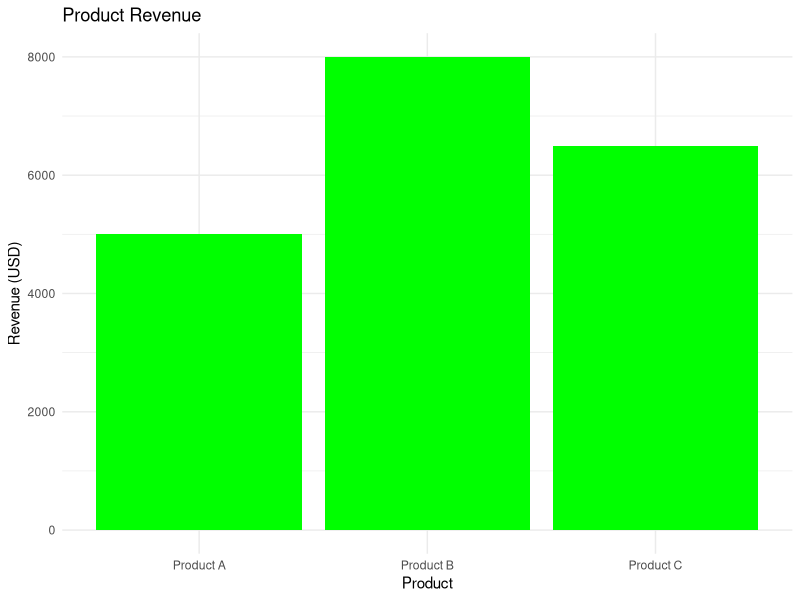
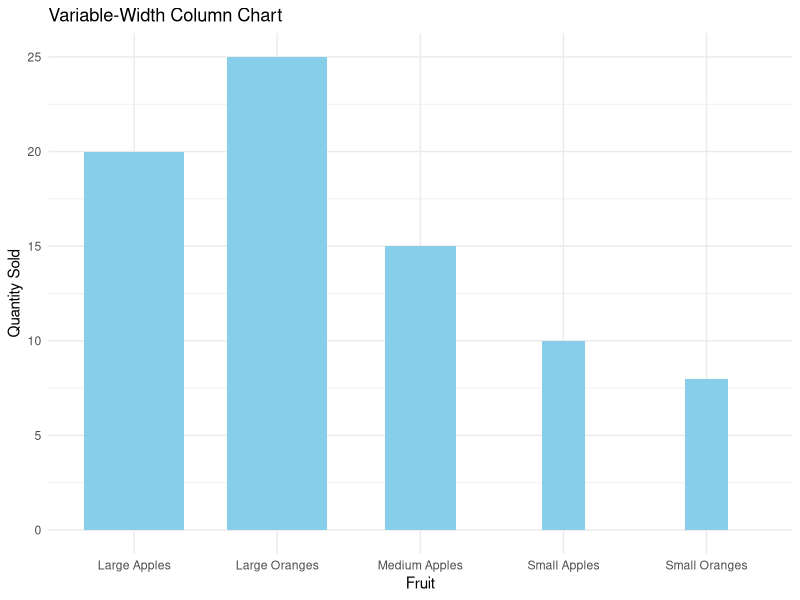
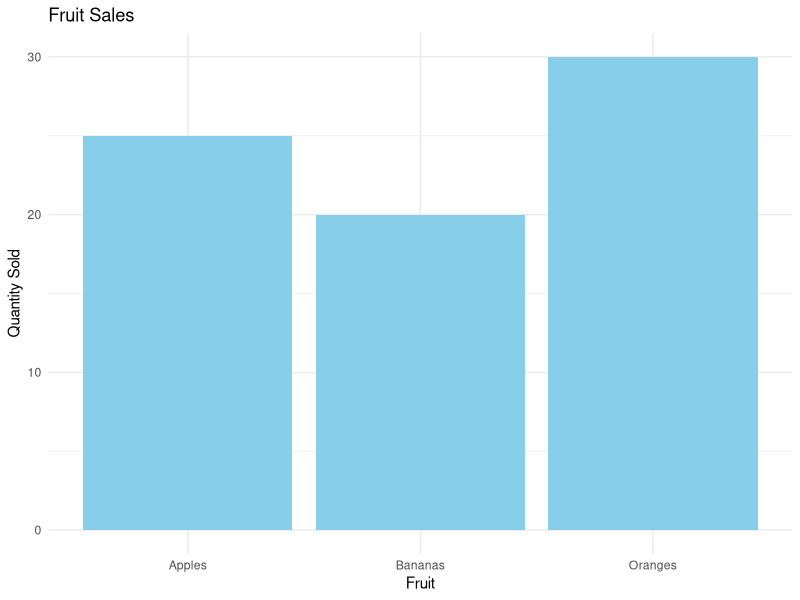
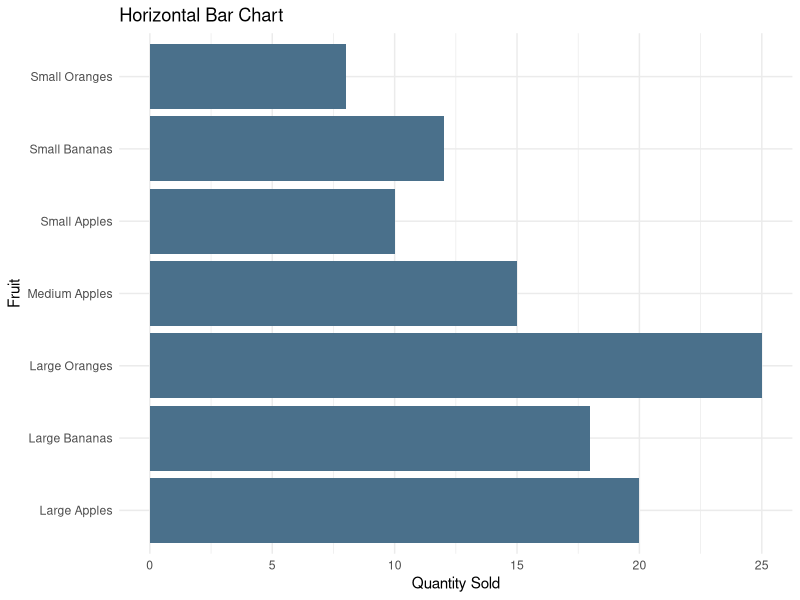

The R source for these figures, in order:
## ---- chunk 1
library(ggplot2)
products <- c("Product A", "Product B", "Product C")
revenue <- c(5000, 8000, 6500)
product_data <- data.frame(Product = products, Revenue = revenue)

# Create a column chart
ggplot(product_data, aes(x = Product, y = Revenue)) +
  geom_col(fill = "green") +
  labs(title = "Product Revenue", x = "Product", y = "Revenue (USD)") +
  theme_minimal()

## ---- chunk 2

sales_data <- data.frame(
  Fruit = c("Small Apples", "Medium Apples", "Large Apples", "Small Oranges", "Large Oranges"),
  Quantity = c(10, 15, 20, 8, 25),
  Width = c(0.3, 0.5, 0.7, 0.3, 0.7)  # Specify the widths for each bar
)

variable_width_chart <- ggplot(sales_data, aes(x = Fruit, y = Quantity, width = Width)) +
  geom_bar(stat = "identity", fill = "skyblue") +
  labs(
    title = "Variable-Width Column Chart",
    x = "Fruit",
    y = "Quantity Sold"
  ) +
  theme_minimal()  # Use a minimal theme for better visibility
  
print(variable_width_chart)
## ---- chunk 3
fruits <- c("Apples", "Oranges", "Bananas")
quantity <- c(25, 30, 20)
fruit_data <- data.frame(Fruit = fruits, Quantity = quantity)

# Create a bar chart
ggplot(fruit_data, aes(x = Fruit, y = Quantity)) +
  geom_bar(stat = "identity", fill = "skyblue") +
  labs(title = "Fruit Sales", x = "Fruit", y = "Quantity Sold") +
  theme_minimal()
## ---- chunk 4

# Create a data frame with the sales data, including additional fruits
sales_data <- data.frame(
  Fruit = c("Small Apples", "Medium Apples", "Large Apples", "Small Oranges", "Large Oranges", "Small Bananas", "Large Bananas"),
  Quantity = c(10, 15, 20, 8, 25, 12, 18)
)

# Create a horizontal bar chart using ggplot2
horizontal_bar_chart <- ggplot(sales_data, aes(x = Quantity, y = Fruit)) +
  geom_bar(stat = "identity", fill = "skyblue4") +
  labs(
    title = "Horizontal Bar Chart",
    x = "Quantity Sold",
    y = "Fruit"
  ) +
  theme_minimal()

# Display the horizontal bar chart
print(horizontal_bar_chart)
